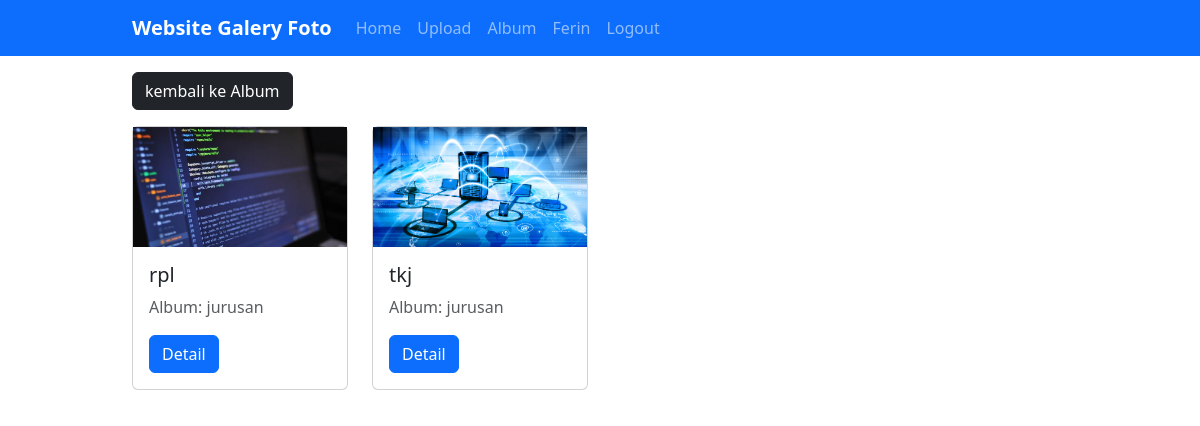
The app's page /?url=kategori&&albumid=6 (signed in), older data.
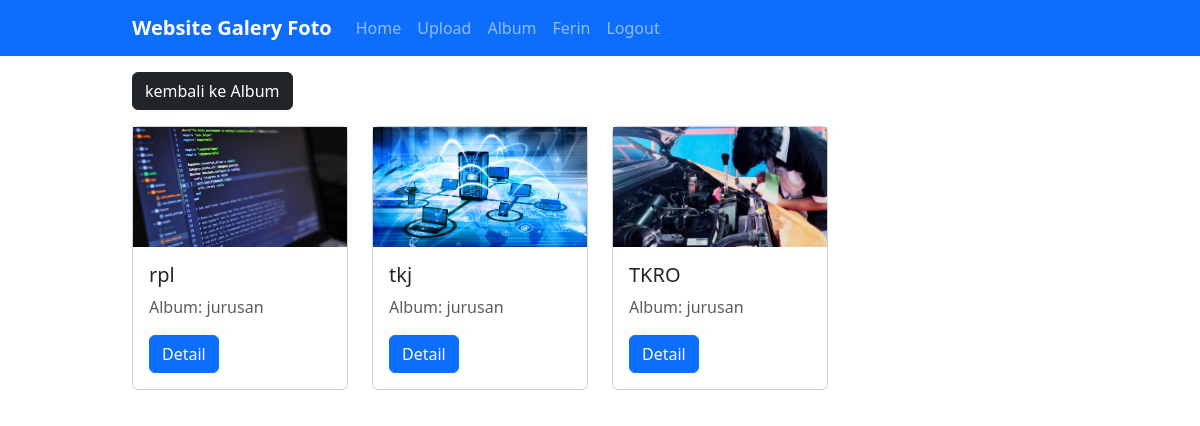
The same page, newer data.
### tables this page shows
CREATE TABLE `foto` (
  `fotoid` int(11) NOT NULL,
  `judulfoto` varchar(255) NOT NULL,
  `deskripsifoto` text NOT NULL,
  `tanggalunggah` date NOT NULL,
  `lokasifile` varchar(255) NOT NULL,
  `albumid` int(11) NOT NULL,
  `userid` int(11) NOT NULL
);

CREATE TABLE `album` (
  `albumid` int(11) NOT NULL,
  `namaalbum` varchar(255) NOT NULL,
  `deskripsi` text NOT NULL,
  `tanggaldibuat` date NOT NULL,
  `userid` int(11) NOT NULL
);

### page/kategori.php (the view)
<div class="container">
    <div class="row">
        <div class="col-12 py-3">
            <a href="?url=album" class="btn btn-dark">kembali ke Album</a>
        </div>
        <?php
        $kategori=mysqli_query($conn, "SELECT * FROM foto INNER JOIN album ON foto.albumid=album.albumid WHERE foto.albumid='{$_GET['albumid']}'");
        foreach($kategori as $kat):
        ?>
        <div class="col-6 col-md-4 col-lg-3 mb-2">
            <div class="card">
                <img src="uploads/<?= $kat['lokasifile']  ?>"  class="object-fit-cover" style="aspect-ratio: 16/9;">
                <div class="card-body">
                    <h5 class="card-title"><?= $kat['judulfoto'] ?></h5>
                    <p class="card-text text-muted">Album: <?= $kat['namaalbum'] ?></p>
                    <a href="?url=detail&&id=<?= $kat['fotoid'] ?>" class="btn btn-primary">Detail</a>
                </div>
            </div>
        </div>
        <?php endforeach; ?>
    </div>
</div>

### index.php (shortened to what this page needs)
<?php
include 'koneksi.php';
?>
<!DOCTYPE html>
<html lang="en">
<head>
    <link rel="stylesheet" href="assets/css/bootstrap.min.css">
    <link rel="stylesheet" href="assets/css/style.css">
    <link rel="stylesheet" href="https://cdnjs.cloudflare.com/ajax/libs/font-awesome/6.5.1/css/all.min.css" />
</head>
<body>
<nav class="navbar navbar-expand-lg navbar-dark bg-primary">
  <div class="container">
    <a class="navbar-brand" href="?url=home">Website Galery Foto</a>
    <div class="collapse navbar-collapse" id="navbarNavAltMarkup">
      <div class="navbar-nav">
        <a class="nav-link" href="?url=home">Home</a>
        <?php if(isset($_SESSION['userid'])): ?>
        <a class="nav-link" href="?url=upload">Upload</a>
        <a class="nav-link" href="?url=album">Album</a>
        <a class="nav-link" href="?url=profile"><?= ucwords($_SESSION['username'])?></a>
        <a href="?url=logout" class="nav-link">Logout</a>
        <?php else: ?>
        <a class="nav-link" href="login.php">Login</a>
        <a class="nav-link" href="daftar.php">Daftar</a>
        <?php endif; ?>
        </div>
            </div>
</nav>
<?php
    $url = @$_GET["url"];
    if($url=='home'){
        include 'page/home.php';
     }else if($url=='profile'){
       include 'page/profile.php';
    }else if($url=='upload'){
        include 'page/upload.php';
    }else if($url=='album'){
        include 'page/album.php';
    }else if($url=='like'){
        include 'page/like.php';
    }else if($url=='komentar'){
        include 'page/komentar.php';
    }else if($url=='detail'){
        include 'page/detail.php';
    }else if($url=='kategori'){
        include 'page/kategori.php';
    }else if($url=='logout'){
        session_destroy();
        header("Location: ?url=home");
    }else{
        include 'page/home.php';
    }
?>
</body>
</html>

### assets/css/style.css (style rules this page uses)
.nav-link { font-weight: 500; }
.navbar-brand { font-weight: bold; }
.container { width: 80%; margin: 0 auto; }
.container:after { content: ''; display: block; clear: both; }

Row changes from the older to the newer data that the page shows:
added foto: lokasifile (picture), judulfoto "TKRO", albumid.namaalbum "jurusan"
